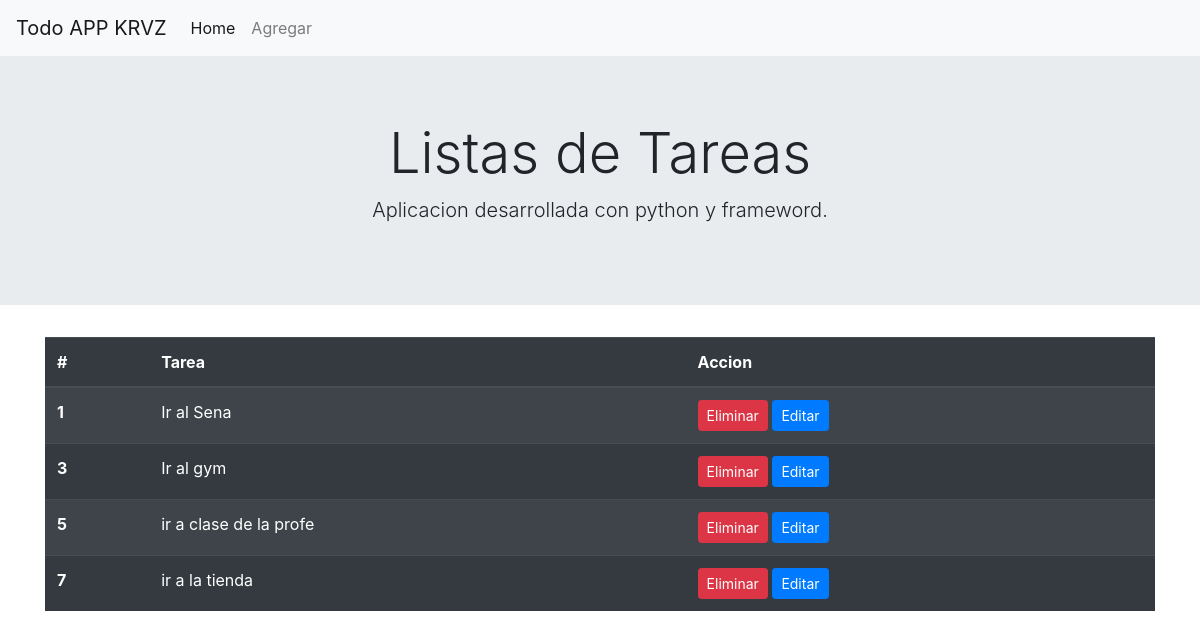
Before: / with the older database file.
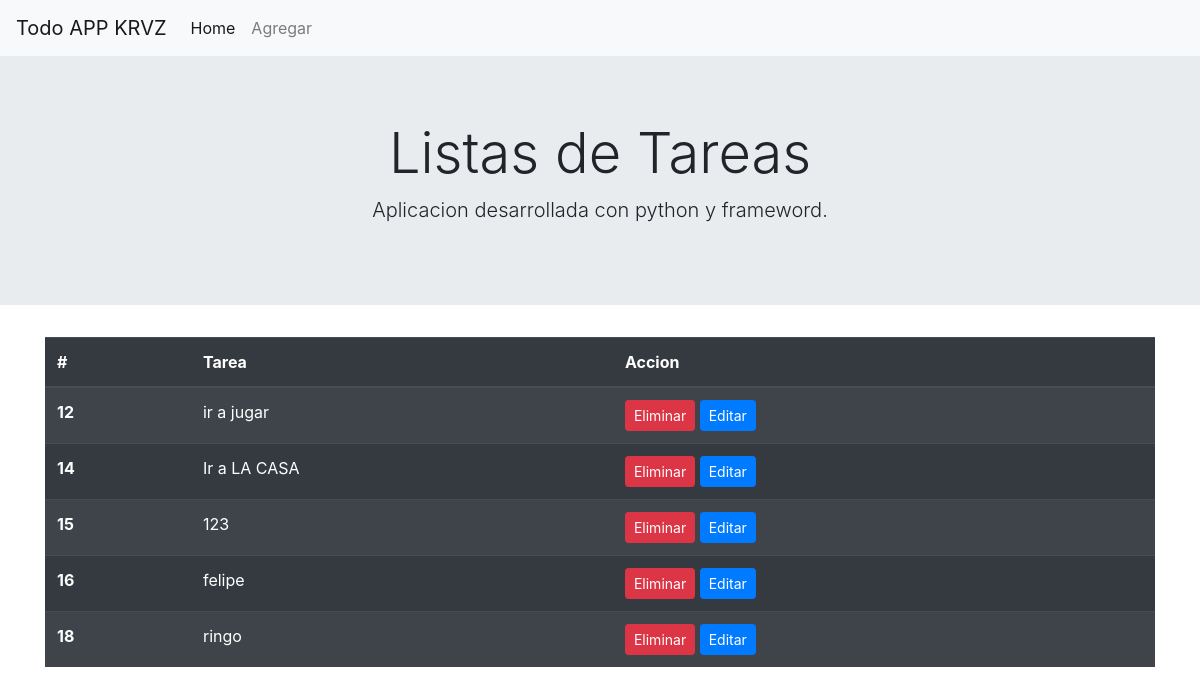
After: the same page with the newer database file.
### todo/models.py (models this page shows)
class Tarea(models.Model):
    tarea=models.CharField(max_length=100)
    def __str__(self):
        return self.tarea

### todo/views.py (the view)
# urls.py: 2. Add a URL to urlpatterns:  path('', views.home, name='home')
def home(request):
    tareas=Tarea.objects.all()
    context={'tareas':tareas}
    return render(request,'todo/home.html', context)

### todo/templates/todo/home.html
{% extends "todo/layout.html" %}
{% block content %}
<div class="container">
<table class="table table-striped table-dark">
        <thead>
          <tr>
            <th scope="col">#</th>
            <th scope="col">Tarea</th>
            <th scope="col">Accion</th>
          </tr>
        </thead>
        <tbody>
            {% for tarea in tareas %}
            <tr>
                <th scope="row">{{ tarea.id}}</th>
                <td>{{ tarea }}</td>
                <td>
                    <a class="btn btn-danger btn-sm" href="{% url 'eliminar' tarea.id %}">Eliminar</a>
                    <a class="btn btn-primary  btn-sm" href="{% url 'editar' tarea.id %}">Editar</button>
                </td>
            </tr>
            {% endfor %}
        </tbody>
</table>
{% endblock %}

### todo/templates/todo/layout.html (shortened to what this page needs)
<!doctype html>
<html lang="es">
  <head>
    <link rel="stylesheet" href="https://cdn.jsdelivr.net/npm/bootstrap@4.6.2/dist/css/bootstrap.min.css">
  </head>
  <body>
    <nav class="navbar navbar-expand-lg navbar-light bg-light">
        <a class="navbar-brand" href="#"> Todo APP KRVZ</a>
        <div class="collapse navbar-collapse" id="navbarNav">
          <ul class="navbar-nav">
            <li class="nav-item active">
              <a class="nav-link" href="{% url 'home' %}"> Home </a>
            </li>
            <li class="nav-item">
              <a class="nav-link" href="{% url 'agregar' %}"> Agregar </a>
            </li>
          </ul>
        </div>
      </nav>
      <div class="jumbotron jumbotron-fluid">
        <div class="container text-center">
          <h1 class="display-4"> Listas de Tareas </h1>
          <p class="lead"> Aplicacion desarrollada con python y frameword.</p>
        </div>
      </div>
    {% block content %}
    {% endblock %}
  </body>
</html>

Changed rows visible on the page:
removed Tarea: id "1", tarea "Ir al Sena"
removed Tarea: id "3", tarea "Ir al gym"
removed Tarea: id "5", tarea "ir a clase de la profe"
removed Tarea: id "7", tarea "ir a la tienda"
added Tarea: id "12", tarea "ir a jugar"
added Tarea: id "14", tarea "Ir a LA CASA"
added Tarea: id "15", tarea "123"
added Tarea: id "16", tarea "felipe"
added Tarea: id "18", tarea "ringo"
